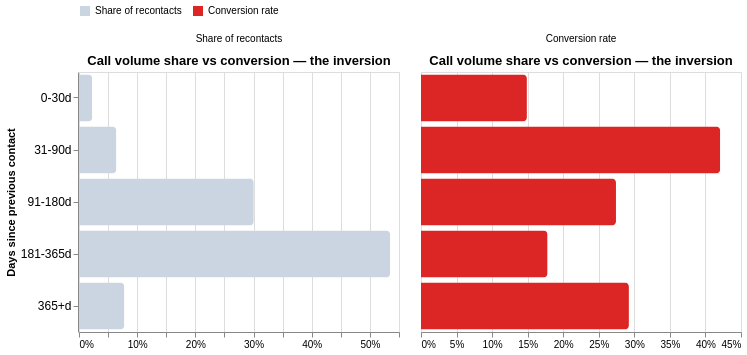

The notebook cell this image was saved under:
### Code cell
lag_long = lag.melt(
    id_vars=["recontact", "calls", "subs"],
    value_vars=["share_of_calls", "conv"],
    var_name="metric", value_name="value",
)
lag_long["metric"] = lag_long["metric"].map({
    "share_of_calls": "Share of recontacts",
    "conv": "Conversion rate",
})

inversion = (
    alt.Chart(lag_long)
    .mark_bar(cornerRadiusEnd=4)
    .encode(
        y=alt.Y("recontact:N", sort=LAG_ORDER,
                title="Days since previous contact",
                axis=alt.Axis(labelFontSize=12)),
        x=alt.X("value:Q", axis=alt.Axis(format="%", title=None)),
        color=alt.Color(
            "metric:N",
            scale=alt.Scale(
                domain=["Share of recontacts", "Conversion rate"],
                range=[PALETTE["muted"], PALETTE["accent"]],
            ),
            legend=alt.Legend(orient="top", title=None),
        ),
        tooltip=[
            "recontact",
            alt.Tooltip("value:Q", format=".1%", title="value"),
            "calls", "subs",
        ],
    )
    .properties(
        width=320, height=260,
        title="Call volume share vs conversion — the inversion",
    )
    .facet(column=alt.Column("metric:N", title=None,
                             sort=["Share of recontacts", "Conversion rate"]))
    .resolve_scale(x="independent")
)
inversion

### Figure 1 — Vega-Lite specification as saved in the notebook (floating-point values rounded to 4 significant figures)
{"$schema": "https://vega.github.io/schema/vega-lite/v6.4.1.json", "config": {"view": {"continuousHeight": 300, "continuousWidth": 300}}, "data": {"name": "data-7d8f9d729cf42a3fb0c827d9bb3164c4"}, "datasets": {"data-7d8f9d729cf42a3fb0c827d9bb3164c4": [{"calls": 188, "metric": "Share of recontacts", "recontact": "0-30d", "subs": 28, "value": 0.02277}, {"calls": 530, "metric": "Share of recontacts", "recontact": "31-90d", "subs": 223, "value": 0.06419}, {"calls": 2480, "metric": "Share of recontacts", "recontact": "91-180d", "subs": 680, "value": 0.3004}, {"calls": 4416, "metric": "Share of recontacts", "recontact": "181-365d", "subs": 786, "value": 0.5348}, {"calls": 643, "metric": "Share of recontacts", "recontact": "365+d", "subs": 188, "value": 0.07787}, {"calls": 188, "metric": "Conversion rate", "recontact": "0-30d", "subs": 28, "value": 0.1489}, {"calls": 530, "metric": "Conversion rate", "recontact": "31-90d", "subs": 223, "value": 0.4208}, {"calls": 2480, "metric": "Conversion rate", "recontact": "91-180d", "subs": 680, "value": 0.2742}, {"calls": 4416, "metric": "Conversion rate", "recontact": "181-365d", "subs": 786, "value": 0.178}, {"calls": 643, "metric": "Conversion rate", "recontact": "365+d", "subs": 188, "value": 0.2924}]}, "facet": {"column": {"field": "metric", "sort": ["Share of recontacts", "Conversion rate"], "title": null, "type": "nominal"}}, "resolve": {"scale": {"x": "independent"}}, "spec": {"encoding": {"color": {"field": "metric", "legend": {"orient": "top", "title": null}, "scale": {"domain": ["Share of recontacts", "Conversion rate"], "range": ["#cbd5e1", "#dc2626"]}, "type": "nominal"}, "tooltip": [{"field": "recontact", "type": "nominal"}, {"field": "value", "format": ".1%", "title": "value", "type": "quantitative"}, {"field": "calls", "type": "quantitative"}, {"field": "subs", "type": "quantitative"}], "x": {"axis": {"format": "%", "title": null}, "field": "value", "type": "quantitative"}, "y": {"axis": {"labelFontSize": 12}, "field": "recontact", "sort": ["0-30d", "31-90d", "91-180d", "181-365d", "365+d"], "title": "Days since previous contact", "type": "nominal"}}, "height": 260, "mark": {"cornerRadiusEnd": 4, "type": "bar"}, "title": "Call volume share vs conversion — the inversion", "width": 320}, "usermeta": {"embedOptions": {}}}
